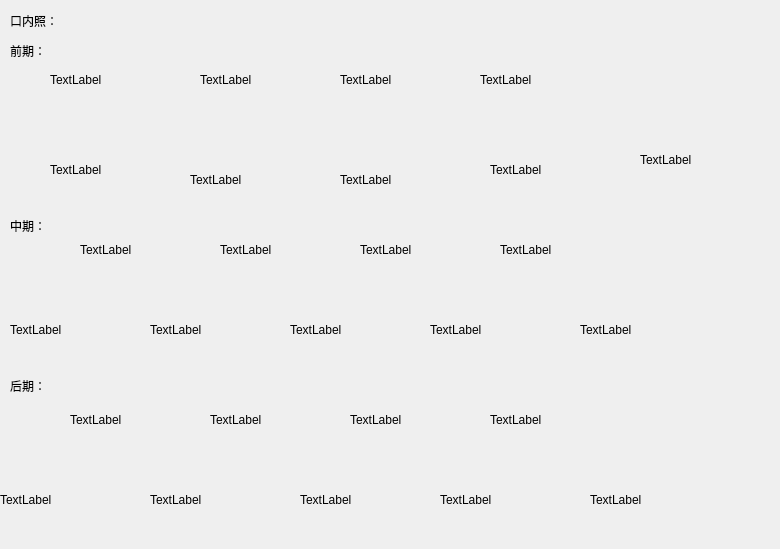
      <widget class="QWidget" name="page_13">
       <widget class="QLabel" name="label_28">
        <property name="geometry">
         <rect>
          <x>10</x>
          <y>10</y>
          <width>121</width>
          <height>21</height>
         </rect>
        </property>
        <property name="text">
         <string>口内照：</string>
        </property>
       </widget>
       <widget class="QLabel" name="label_39">
        <property name="geometry">
         <rect>
          <x>10</x>
          <y>40</y>
          <width>121</width>
          <height>21</height>
         </rect>
        </property>
        <property name="text">
         <string>前期：</string>
        </property>
       </widget>
       <widget class="QLabel" name="lb1_4_1">
        <property name="geometry">
         <rect>
          <x>50</x>
          <y>40</y>
          <width>131</width>
          <height>80</height>
         </rect>
        </property>
        <property name="sizePolicy">
         <sizepolicy hsizetype="Preferred" vsizetype="Preferred">
          <horstretch>0</horstretch>
          <verstretch>0</verstretch>
         </sizepolicy>
        </property>
        <property name="maximumSize">
         <size>
          <width>151</width>
          <height>80</height>
         </size>
        </property>
        <property name="text">
         <string>TextLabel</string>
        </property>
       </widget>
       <widget class="QLabel" name="lb1_4_2">
        <property name="geometry">
         <rect>
          <x>200</x>
          <y>40</y>
          <width>131</width>
          <height>80</height>
         </rect>
        </property>
        <property name="sizePolicy">
         <sizepolicy hsizetype="Preferred" vsizetype="Preferred">
          <horstretch>0</horstretch>
          <verstretch>0</verstretch>
         </sizepolicy>
        </property>
        <property name="maximumSize">
         <size>
          <width>151</width>
          <height>80</height>
         </size>
        </property>
        <property name="text">
         <string>TextLabel</string>
        </property>
       </widget>
       <widget class="QLabel" name="lb1_4_3">
        <property name="geometry">
         <rect>
          <x>340</x>
          <y>40</y>
          <width>131</width>
          <height>80</height>
         </rect>
        </property>
        <property name="sizePolicy">
         <sizepolicy hsizetype="Preferred" vsizetype="Preferred">
          <horstretch>0</horstretch>
          <verstretch>0</verstretch>
         </sizepolicy>
        </property>
        <property name="maximumSize">
         <size>
          <width>151</width>
          <height>80</height>
         </size>
        </property>
        <property name="text">
         <string>TextLabel</string>
        </property>
       </widget>
       <widget class="QLabel" name="lb1_4_4">
        <property name="geometry">
         <rect>
          <x>480</x>
          <y>40</y>
          <width>131</width>
          <height>80</height>
         </rect>
        </property>
        <property name="sizePolicy">
         <sizepolicy hsizetype="Preferred" vsizetype="Preferred">
          <horstretch>0</horstretch>
          <verstretch>0</verstretch>
         </sizepolicy>
        </property>
        <property name="maximumSize">
         <size>
          <width>151</width>
          <height>80</height>
         </size>
        </property>
        <property name="text">
         <string>TextLabel</string>
        </property>
       </widget>
       <widget class="QLabel" name="lb1_4_5">
        <property name="geometry">
         <rect>
          <x>50</x>
          <y>130</y>
          <width>131</width>
          <height>80</height>
         </rect>
        </property>
        <property name="sizePolicy">
         <sizepolicy hsizetype="Preferred" vsizetype="Preferred">
          <horstretch>0</horstretch>
          <verstretch>0</verstretch>
         </sizepolicy>
        </property>
        <property name="maximumSize">
         <size>
          <width>151</width>
          <height>80</height>
         </size>
        </property>
        <property name="text">
         <string>TextLabel</string>
        </property>
       </widget>
       <widget class="QLabel" name="lb1_4_6">
        <property name="geometry">
         <rect>
          <x>190</x>
          <y>140</y>
          <width>131</width>
          <height>80</height>
         </rect>
        </property>
        <property name="sizePolicy">
         <sizepolicy hsizetype="Preferred" vsizetype="Preferred">
          <horstretch>0</horstretch>
          <verstretch>0</verstretch>
         </sizepolicy>
        </property>
        <property name="maximumSize">
         <size>
          <width>151</width>
          <height>80</height>
         </size>
        </property>
        <property name="text">
         <string>TextLabel</string>
        </property>
       </widget>
       <widget class="QLabel" name="lb1_4_7">
        <property name="geometry">
         <rect>
          <x>340</x>
          <y>140</y>
          <width>131</width>
          <height>80</height>
         </rect>
        </property>
        <property name="sizePolicy">
         <sizepolicy hsizetype="Preferred" vsizetype="Preferred">
          <horstretch>0</horstretch>
          <verstretch>0</verstretch>
         </sizepolicy>
        </property>
        <property name="maximumSize">
         <size>
          <width>151</width>
          <height>80</height>
         </size>
        </property>
        <property name="text">
         <string>TextLabel</string>
        </property>
       </widget>
       <widget class="QLabel" name="lb1_4_8">
        <property name="geometry">
         <rect>
          <x>490</x>
          <y>130</y>
          <width>131</width>
          <height>80</height>
         </rect>
        </property>
        <property name="sizePolicy">
         <sizepolicy hsizetype="Preferred" vsizetype="Preferred">
          <horstretch>0</horstretch>
          <verstretch>0</verstretch>
         </sizepolicy>
        </property>
        <property name="maximumSize">
         <size>
          <width>151</width>
          <height>80</height>
         </size>
        </property>
        <property name="text">
         <string>TextLabel</string>
        </property>
       </widget>
       <widget class="QLabel" name="lb1_4_9">
        <property name="geometry">
         <rect>
          <x>640</x>
          <y>120</y>
          <width>131</width>
          <height>80</height>
         </rect>
        </property>
        <property name="sizePolicy">
         <sizepolicy hsizetype="Preferred" vsizetype="Preferred">
          <horstretch>0</horstretch>
          <verstretch>0</verstretch>
         </sizepolicy>
        </property>
        <property name="maximumSize">
         <size>
          <width>151</width>
          <height>80</height>
         </size>
        </property>
        <property name="text">
         <string>TextLabel</string>
        </property>
       </widget>
       <widget class="QLabel" name="label_40">
        <property name="geometry">
         <rect>
          <x>10</x>
          <y>220</y>
          <width>54</width>
          <height>12</height>
         </rect>
        </property>
        <property name="text">
         <string>中期：</string>
        </property>
       </widget>
       <widget class="QLabel" name="lb1_4_10">
        <property name="geometry">
         <rect>
          <x>80</x>
          <y>210</y>
          <width>131</width>
          <height>80</height>
         </rect>
        </property>
        <property name="sizePolicy">
         <sizepolicy hsizetype="Preferred" vsizetype="Preferred">
          <horstretch>0</horstretch>
          <verstretch>0</verstretch>
         </sizepolicy>
        </property>
        <property name="maximumSize">
         <size>
          <width>151</width>
          <height>80</height>
         </size>
        </property>
        <property name="text">
         <string>TextLabel</string>
        </property>
       </widget>
       <widget class="QLabel" name="lb1_4_11">
        <property name="geometry">
         <rect>
          <x>220</x>
          <y>210</y>
          <width>131</width>
          <height>80</height>
         </rect>
        </property>
        <property name="sizePolicy">
         <sizepolicy hsizetype="Preferred" vsizetype="Preferred">
          <horstretch>0</horstretch>
          <verstretch>0</verstretch>
         </sizepolicy>
        </property>
        <property name="maximumSize">
         <size>
          <width>151</width>
          <height>80</height>
         </size>
        </property>
        <property name="text">
         <string>TextLabel</string>
        </property>
       </widget>
       <widget class="QLabel" name="lb1_4_12">
        <property name="geometry">
         <rect>
          <x>360</x>
          <y>210</y>
          <width>131</width>
          <height>80</height>
         </rect>
        </property>
        <property name="sizePolicy">
         <sizepolicy hsizetype="Preferred" vsizetype="Preferred">
          <horstretch>0</horstretch>
          <verstretch>0</verstretch>
         </sizepolicy>
        </property>
        <property name="maximumSize">
         <size>
          <width>151</width>
          <height>80</height>
         </size>
        </property>
        <property name="text">
         <string>TextLabel</string>
        </property>
       </widget>
       <widget class="QLabel" name="lb1_4_13">
        <property name="geometry">
         <rect>
          <x>500</x>
          <y>210</y>
          <width>131</width>
          <height>80</height>
         </rect>
        </property>
        <property name="sizePolicy">
         <sizepolicy hsizetype="Preferred" vsizetype="Preferred">
          <horstretch>0</horstretch>
          <verstretch>0</verstretch>
         </sizepolicy>
        </property>
        <property name="maximumSize">
         <size>
          <width>151</width>
          <height>80</height>
         </size>
        </property>
        <property name="text">
         <string>TextLabel</string>
        </property>
       </widget>
       <widget class="QLabel" name="lb1_4_14">
        <property name="geometry">
         <rect>
          <x>10</x>
          <y>290</y>
          <width>131</width>
          <height>80</height>
         </rect>
        </property>
        <property name="sizePolicy">
         <sizepolicy hsizetype="Preferred" vsizetype="Preferred">
          <horstretch>0</horstretch>
          <verstretch>0</verstretch>
         </sizepolicy>
        </property>
        <property name="maximumSize">
         <size>
          <width>151</width>
          <height>80</height>
         </size>
        </property>
        <property name="text">
         <string>TextLabel</string>
        </property>
       </widget>
       <widget class="QLabel" name="lb1_4_15">
        <property name="geometry">
         <rect>
          <x>150</x>
          <y>290</y>
          <width>131</width>
          <height>80</height>
         </rect>
        </property>
        <property name="sizePolicy">
         <sizepolicy hsizetype="Preferred" vsizetype="Preferred">
          <horstretch>0</horstretch>
          <verstretch>0</verstretch>
         </sizepolicy>
        </property>
        <property name="maximumSize">
         <size>
          <width>151</width>
          <height>80</height>
         </size>
        </property>
        <property name="text">
         <string>TextLabel</string>
        </property>
       </widget>
       <widget class="QLabel" name="lb1_4_16">
        <property name="geometry">
         <rect>
          <x>290</x>
          <y>290</y>
          <width>131</width>
          <height>80</height>
         </rect>
        </property>
        <property name="sizePolicy">
         <sizepolicy hsizetype="Preferred" vsizetype="Preferred">
          <horstretch>0</horstretch>
          <verstretch>0</verstretch>
         </sizepolicy>
        </property>
        <property name="maximumSize">
         <size>
          <width>151</width>
          <height>80</height>
         </size>
        </property>
        <property name="text">
         <string>TextLabel</string>
        </property>
       </widget>
       <widget class="QLabel" name="lb1_4_17">
        <property name="geometry">
         <rect>
          <x>430</x>
          <y>290</y>
          <width>131</width>
          <height>80</height>
         </rect>
        </property>
        <property name="sizePolicy">
         <sizepolicy hsizetype="Preferred" vsizetype="Preferred">
          <horstretch>0</horstretch>
          <verstretch>0</verstretch>
         </sizepolicy>
        </property>
        <property name="maximumSize">
         <size>
          <width>151</width>
          <height>80</height>
         </size>
        </property>
        <property name="text">
         <string>TextLabel</string>
        </property>
       </widget>
       <widget class="QLabel" name="lb1_4_18">
        <property name="geometry">
         <rect>
          <x>580</x>
          <y>290</y>
          <width>131</width>
          <height>80</height>
         </rect>
        </property>
        <property name="sizePolicy">
         <sizepolicy hsizetype="Preferred" vsizetype="Preferred">
          <horstretch>0</horstretch>
          <verstretch>0</verstretch>
         </sizepolicy>
        </property>
        <property name="maximumSize">
         <size>
          <width>151</width>
          <height>80</height>
         </size>
        </property>
        <property name="text">
         <string>TextLabel</string>
        </property>
       </widget>
       <widget class="QLabel" name="label_41">
        <property name="geometry">
         <rect>
          <x>10</x>
          <y>380</y>
          <width>54</width>
          <height>12</height>
         </rect>
        </property>
        <property name="text">
         <string>后期：</string>
        </property>
       </widget>
       <widget class="QLabel" name="lb1_4_19">
        <property name="geometry">
         <rect>
          <x>70</x>
          <y>380</y>
          <width>131</width>
          <height>80</height>
         </rect>
        </property>
        <property name="sizePolicy">
         <sizepolicy hsizetype="Preferred" vsizetype="Preferred">
          <horstretch>0</horstretch>
          <verstretch>0</verstretch>
         </sizepolicy>
        </property>
        <property name="maximumSize">
         <size>
          <width>151</width>
          <height>80</height>
         </size>
        </property>
        <property name="text">
         <string>TextLabel</string>
        </property>
       </widget>
       <widget class="QLabel" name="lb1_4_20">
        <property name="geometry">
         <rect>
          <x>210</x>
          <y>380</y>
          <width>131</width>
          <height>80</height>
         </rect>
        </property>
        <property name="sizePolicy">
         <sizepolicy hsizetype="Preferred" vsizetype="Preferred">
          <horstretch>0</horstretch>
          <verstretch>0</verstretch>
         </sizepolicy>
        </property>
        <property name="maximumSize">
         <size>
          <width>151</width>
          <height>80</height>
         </size>
        </property>
        <property name="text">
         <string>TextLabel</string>
        </property>
       </widget>
       <widget class="QLabel" name="lb1_4_21">
        <property name="geometry">
         <rect>
          <x>350</x>
          <y>380</y>
          <width>131</width>
          <height>80</height>
         </rect>
        </property>
        <property name="sizePolicy">
         <sizepolicy hsizetype="Preferred" vsizetype="Preferred">
          <horstretch>0</horstretch>
          <verstretch>0</verstretch>
         </sizepolicy>
        </property>
        <property name="maximumSize">
         <size>
          <width>151</width>
          <height>80</height>
         </size>
        </property>
        <property name="text">
         <string>TextLabel</string>
        </property>
       </widget>
       <widget class="QLabel" name="lb1_4_22">
        <property name="geometry">
         <rect>
          <x>490</x>
          <y>380</y>
          <width>131</width>
          <height>80</height>
         </rect>
        </property>
        <property name="sizePolicy">
         <sizepolicy hsizetype="Preferred" vsizetype="Preferred">
          <horstretch>0</horstretch>
          <verstretch>0</verstretch>
         </sizepolicy>
        </property>
        <property name="maximumSize">
         <size>
          <width>151</width>
          <height>80</height>
         </size>
        </property>
        <property name="text">
         <string>TextLabel</string>
        </property>
       </widget>
       <widget class="QLabel" name="lb1_4_23">
        <property name="geometry">
         <rect>
          <x>0</x>
          <y>460</y>
          <width>131</width>
          <height>80</height>
         </rect>
        </property>
        <property name="sizePolicy">
         <sizepolicy hsizetype="Preferred" vsizetype="Preferred">
          <horstretch>0</horstretch>
          <verstretch>0</verstretch>
         </sizepolicy>
        </property>
        <property name="maximumSize">
         <size>
          <width>151</width>
          <height>80</height>
         </size>
        </property>
        <property name="text">
         <string>TextLabel</string>
        </property>
       </widget>
       <widget class="QLabel" name="lb1_4_24">
        <property name="geometry">
         <rect>
          <x>150</x>
          <y>460</y>
          <width>131</width>
          <height>80</height>
         </rect>
        </property>
        <property name="sizePolicy">
         <sizepolicy hsizetype="Preferred" vsizetype="Preferred">
          <horstretch>0</horstretch>
          <verstretch>0</verstretch>
         </sizepolicy>
        </property>
        <property name="maximumSize">
         <size>
          <width>151</width>
          <height>80</height>
         </size>
        </property>
        <property name="text">
         <string>TextLabel</string>
        </property>
       </widget>
       <widget class="QLabel" name="lb1_4_25">
        <property name="geometry">
         <rect>
          <x>300</x>
          <y>460</y>
          <width>131</width>
          <height>80</height>
         </rect>
        </property>
        <property name="sizePolicy">
         <sizepolicy hsizetype="Preferred" vsizetype="Preferred">
          <horstretch>0</horstretch>
          <verstretch>0</verstretch>
         </sizepolicy>
        </property>
        <property name="maximumSize">
         <size>
          <width>151</width>
          <height>80</height>
         </size>
        </property>
        <property name="text">
         <string>TextLabel</string>
        </property>
       </widget>
       <widget class="QLabel" name="lb1_4_26">
        <property name="geometry">
         <rect>
          <x>440</x>
          <y>460</y>
          <width>131</width>
          <height>80</height>
         </rect>
        </property>
        <property name="sizePolicy">
         <sizepolicy hsizetype="Preferred" vsizetype="Preferred">
          <horstretch>0</horstretch>
          <verstretch>0</verstretch>
         </sizepolicy>
        </property>
        <property name="maximumSize">
         <size>
          <width>151</width>
          <height>80</height>
         </size>
        </property>
        <property name="text">
         <string>TextLabel</string>
        </property>
       </widget>
       <widget class="QLabel" name="lb1_4_27">
        <property name="geometry">
         <rect>
          <x>590</x>
          <y>460</y>
          <width>131</width>
          <height>80</height>
         </rect>
        </property>
        <property name="sizePolicy">
         <sizepolicy hsizetype="Preferred" vsizetype="Preferred">
          <horstretch>0</horstretch>
          <verstretch>0</verstretch>
         </sizepolicy>
        </property>
        <property name="maximumSize">
         <size>
          <width>151</width>
          <height>80</height>
         </size>
        </property>
        <property name="text">
         <string>TextLabel</string>
        </property>
       </widget>
      </widget>
